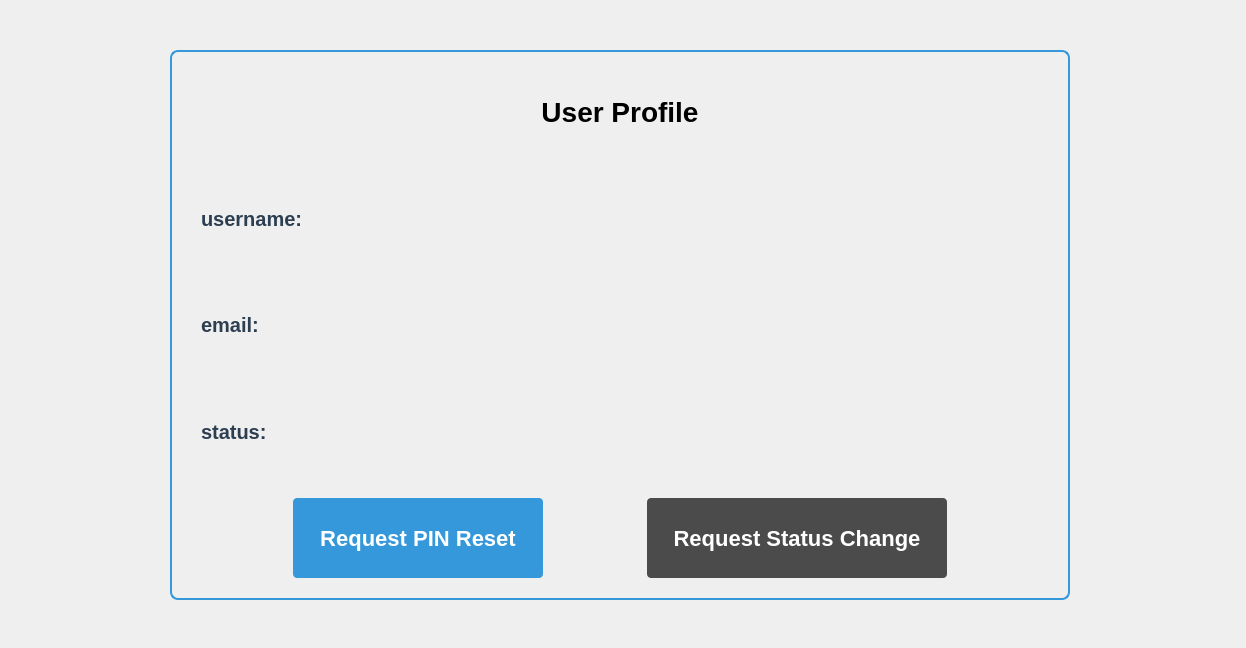
     <widget class="QWidget" name="profile_page">
      <property name="sizePolicy">
       <sizepolicy hsizetype="MinimumExpanding" vsizetype="MinimumExpanding">
        <horstretch>0</horstretch>
        <verstretch>0</verstretch>
       </sizepolicy>
      </property>
      <property name="maximumSize">
       <size>
        <width>1246</width>
        <height>648</height>
       </size>
      </property>
      <widget class="QGroupBox" name="groupBox">
       <property name="geometry">
        <rect>
         <x>0</x>
         <y>0</y>
         <width>1246</width>
         <height>648</height>
        </rect>
       </property>
       <property name="sizePolicy">
        <sizepolicy hsizetype="MinimumExpanding" vsizetype="MinimumExpanding">
         <horstretch>0</horstretch>
         <verstretch>0</verstretch>
        </sizepolicy>
       </property>
       <property name="maximumSize">
        <size>
         <width>1246</width>
         <height>648</height>
        </size>
       </property>
       <property name="styleSheet">
        <string notr="true">border:none;</string>
       </property>
       <property name="title">
        <string/>
       </property>
       <widget class="QGroupBox" name="groupBox_4">
        <property name="geometry">
         <rect>
          <x>170</x>
          <y>50</y>
          <width>900</width>
          <height>550</height>
         </rect>
        </property>
        <property name="sizePolicy">
         <sizepolicy hsizetype="Fixed" vsizetype="Fixed">
          <horstretch>0</horstretch>
          <verstretch>0</verstretch>
         </sizepolicy>
        </property>
        <property name="minimumSize">
         <size>
          <width>900</width>
          <height>500</height>
         </size>
        </property>
        <property name="maximumSize">
         <size>
          <width>900</width>
          <height>600</height>
         </size>
        </property>
        <property name="styleSheet">
         <string notr="true"> font-size: 14px;
                                        font-weight: bold;
                                        color: #333333;
                                        border: 2px solid #3498db;
                                        border-radius: 8px;
                                        margin-top: 1ex;
                                        padding: 0px 2px;
                                        background-color: qlineargradient(x1: 0, y1: 0, x2: 0, y2:
                                        1,
                                        stop: 0 #f0f9ff, stop: 1 #e6f3ff);</string>
        </property>
        <property name="title">
         <string/>
        </property>
        <layout class="QVBoxLayout" name="verticalLayout">
         <item>
          <widget class="QGroupBox" name="groupBox_5">
           <property name="styleSheet">
            <string notr="true">border:none;</string>
           </property>
           <property name="title">
            <string/>
           </property>
           <layout class="QGridLayout" name="gridLayout">
            <item row="0" column="0">
             <widget class="QLabel" name="label_4">
              <property name="styleSheet">
               <string notr="true">border: none;
                                                                padding: 0 5px;
                                                                color: black;
                                                                font-size: 28px;
                                                                font-weight:bold;</string>
              </property>
              <property name="text">
               <string>User Profile</string>
              </property>
              <property name="alignment">
               <set>Qt::AlignCenter</set>
              </property>
             </widget>
            </item>
           </layout>
          </widget>
         </item>
         <item>
          <widget class="QGroupBox" name="groupBox_7">
           <property name="styleSheet">
            <string notr="true">border:none;</string>
           </property>
           <property name="title">
            <string/>
           </property>
           <layout class="QHBoxLayout" name="horizontalLayout_6">
            <item>
             <widget class="QLabel" name="username_label">
              <property name="styleSheet">
               <string notr="true"> font-weight: bold;
                                                                color: #2c3e50;
                                                                font-size:20px;</string>
              </property>
              <property name="text">
               <string>username:</string>
              </property>
             </widget>
            </item>
            <item>
             <widget class="QLabel" name="username_field">
              <property name="styleSheet">
               <string notr="true"> font-weight: bold;
                                                                color: #2c3e50;</string>
              </property>
              <property name="text">
               <string/>
              </property>
             </widget>
            </item>
           </layout>
          </widget>
         </item>
         <item>
          <widget class="QGroupBox" name="groupBox_13">
           <property name="styleSheet">
            <string notr="true">border:none;</string>
           </property>
           <property name="title">
            <string/>
           </property>
           <layout class="QHBoxLayout" name="horizontalLayout_10">
            <item>
             <widget class="QLabel" name="email_label">
              <property name="styleSheet">
               <string notr="true"> font-weight: bold;
                                                                color: #2c3e50;
                                                                font-size:20px;</string>
              </property>
              <property name="text">
               <string>email:</string>
              </property>
             </widget>
            </item>
            <item>
             <widget class="QLabel" name="email_field">
              <property name="text">
               <string/>
              </property>
             </widget>
            </item>
           </layout>
          </widget>
         </item>
         <item>
          <widget class="QGroupBox" name="groupBox_12">
           <property name="styleSheet">
            <string notr="true">border:none;</string>
           </property>
           <property name="title">
            <string/>
           </property>
           <layout class="QHBoxLayout" name="horizontalLayout_9">
            <item>
             <widget class="QLabel" name="status_label">
              <property name="styleSheet">
               <string notr="true"> font-weight: bold;
                                                                color: #2c3e50;
                                                                font-size:20px;</string>
              </property>
              <property name="text">
               <string>status:</string>
              </property>
             </widget>
            </item>
            <item>
             <widget class="QLabel" name="status_field">
              <property name="text">
               <string/>
              </property>
             </widget>
            </item>
           </layout>
          </widget>
         </item>
         <item>
          <widget class="QGroupBox" name="groupBox_10">
           <property name="minimumSize">
            <size>
             <width>0</width>
             <height>30</height>
            </size>
           </property>
           <property name="styleSheet">
            <string notr="true">border:none;</string>
           </property>
           <property name="title">
            <string/>
           </property>
           <layout class="QHBoxLayout" name="horizontalLayout_7">
            <item>
             <spacer name="horizontalSpacer_9">
              <property name="orientation">
               <enum>Qt::Horizontal</enum>
              </property>
              <property name="sizeHint" stdset="0">
               <size>
                <width>40</width>
                <height>20</height>
               </size>
              </property>
             </spacer>
            </item>
            <item>
             <widget class="QPushButton" name="pushButton">
              <property name="minimumSize">
               <size>
                <width>250</width>
                <height>50</height>
               </size>
              </property>
              <property name="maximumSize">
               <size>
                <width>300</width>
                <height>80</height>
               </size>
              </property>
              <property name="styleSheet">
               <string notr="true"> background-color:
                                                                #3498db;
                                                                color: white;
                                                                border: none;
                                                                font-size: 22px;
                                                                padding: 3px 9px;
                                                                border-radius: 4px;
                                                                font-weight: bold;</string>
              </property>
              <property name="text">
               <string>Request PIN Reset</string>
              </property>
             </widget>
            </item>
            <item>
             <spacer name="horizontalSpacer_8">
              <property name="orientation">
               <enum>Qt::Horizontal</enum>
              </property>
              <property name="sizeHint" stdset="0">
               <size>
                <width>40</width>
                <height>20</height>
               </size>
              </property>
             </spacer>
            </item>
            <item>
             <widget class="QPushButton" name="pushButton_2">
              <property name="minimumSize">
               <size>
                <width>300</width>
                <height>50</height>
               </size>
              </property>
              <property name="maximumSize">
               <size>
                <width>350</width>
                <height>80</height>
               </size>
              </property>
              <property name="styleSheet">
               <string notr="true"> background-color:
                                                              rgb(75, 75, 75);
                                                                color: white;
                                                                border: none;
                                                                font-size: 22px;
                                                                padding: 12px 15px;
                                                                border-radius: 4px;
                                                                font-weight: bold;</string>
              </property>
              <property name="text">
               <string>Request Status Change</string>
              </property>
             </widget>
            </item>
            <item>
             <spacer name="horizontalSpacer_10">
              <property name="orientation">
               <enum>Qt::Horizontal</enum>
              </property>
              <property name="sizeHint" stdset="0">
               <size>
                <width>40</width>
                <height>20</height>
               </size>
              </property>
             </spacer>
            </item>
           </layout>
          </widget>
         </item>
        </layout>
       </widget>
      </widget>
     </widget>
